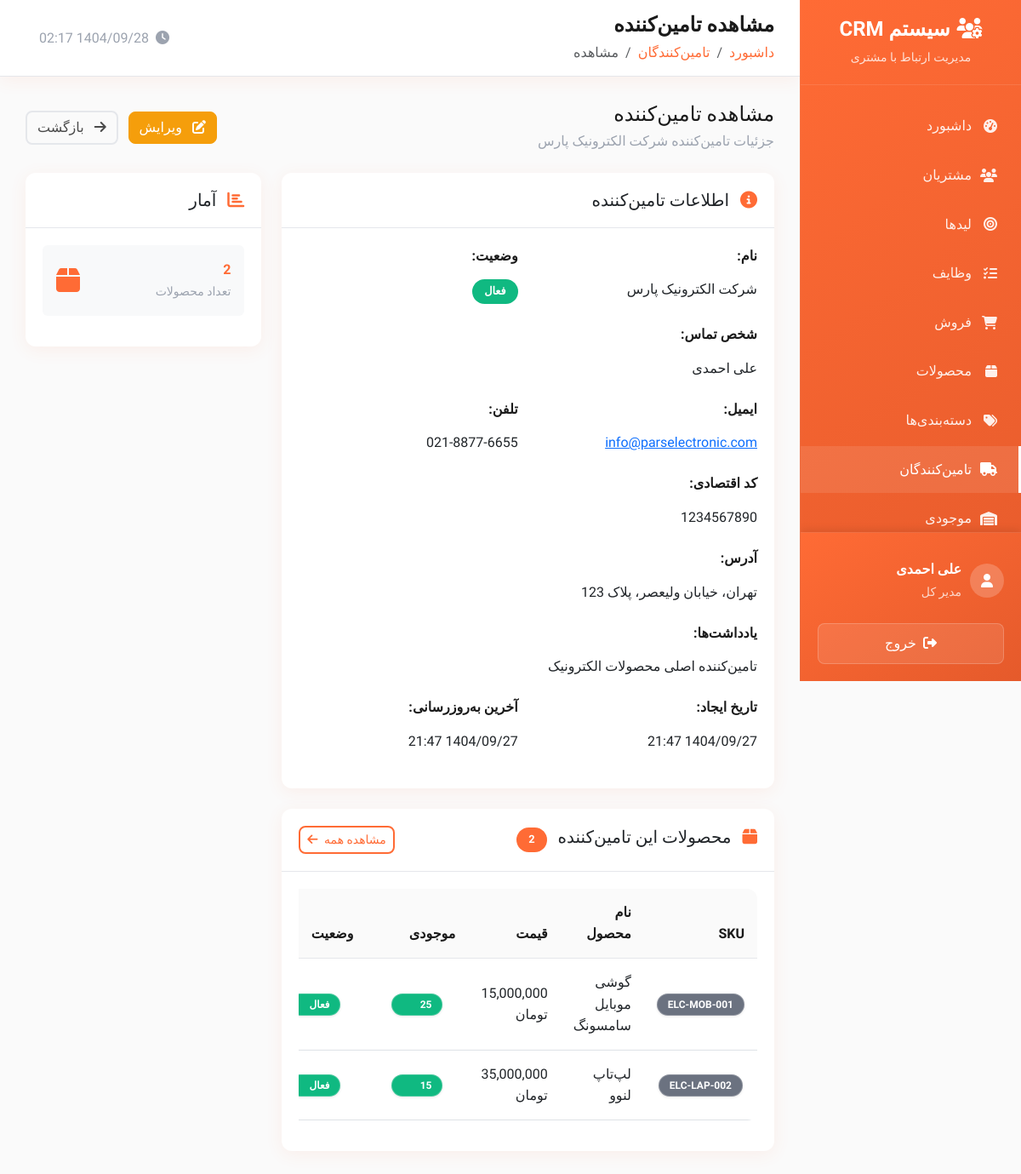
Page /public/supplier_view.php?id=1 (signed in) on the committed database.
### tables this page shows
CREATE TABLE users (
    id INT AUTO_INCREMENT PRIMARY KEY,
    username VARCHAR(50) UNIQUE NOT NULL,
    email VARCHAR(100) UNIQUE NOT NULL,
    password VARCHAR(255) NOT NULL,
    first_name VARCHAR(50) NOT NULL,
    last_name VARCHAR(50) NOT NULL,
    mobile VARCHAR(15),
    phone VARCHAR(20),
    avatar VARCHAR(255),
    role ENUM('admin', 'manager', 'sales', 'user') DEFAULT 'user',
    status ENUM('active', 'inactive', 'suspended') DEFAULT 'active',
    department VARCHAR(100),
    position VARCHAR(100),
    hire_date DATE,
    salary DECIMAL(10,2),
    address TEXT,
    notes TEXT,
    last_login DATETIME,
    failed_login_attempts INT DEFAULT 0,
    locked_until DATETIME NULL,
    created_at TIMESTAMP DEFAULT CURRENT_TIMESTAMP,
    updated_at TIMESTAMP DEFAULT CURRENT_TIMESTAMP ON UPDATE CURRENT_TIMESTAMP
);

CREATE TABLE suppliers (
    id INT AUTO_INCREMENT PRIMARY KEY,
    name VARCHAR(255) NOT NULL,
    contact_person VARCHAR(255) NULL,
    email VARCHAR(255) NULL,
    phone VARCHAR(20) NULL,
    address TEXT NULL,
    tax_number VARCHAR(50) NULL,
    notes TEXT NULL,
    is_active BOOLEAN DEFAULT TRUE,
    created_at TIMESTAMP DEFAULT CURRENT_TIMESTAMP,
    updated_at TIMESTAMP DEFAULT CURRENT_TIMESTAMP ON UPDATE CURRENT_TIMESTAMP,
    deleted_at TIMESTAMP NULL
);

CREATE TABLE products (
    id INT AUTO_INCREMENT PRIMARY KEY,
    name VARCHAR(255) NOT NULL,
    description TEXT,
    category VARCHAR(100),
    category_id INT NULL,
    supplier_id INT NULL,
    price DECIMAL(15,2) DEFAULT 0,
    cost_price DECIMAL(15,2) DEFAULT 0,
    purchase_price DECIMAL(15,2) DEFAULT 0,
    selling_price DECIMAL(15,2) DEFAULT 0,
    sku VARCHAR(100) UNIQUE NOT NULL,
    status ENUM('active', 'inactive', 'discontinued') DEFAULT 'active',
    stock_quantity INT DEFAULT 0,
    min_stock_level INT DEFAULT 5,
    max_stock_level INT NULL,
    unit VARCHAR(50) DEFAULT 'عدد',
    barcode VARCHAR(100),
    image VARCHAR(255) NULL,
    weight DECIMAL(10,3) DEFAULT 0,
    dimensions VARCHAR(100),
    tags TEXT,
    notes TEXT,
    is_active BOOLEAN DEFAULT TRUE,
    created_by INT,
    created_at TIMESTAMP DEFAULT CURRENT_TIMESTAMP,
    updated_at TIMESTAMP DEFAULT CURRENT_TIMESTAMP ON UPDATE CURRENT_TIMESTAMP,
    deleted_at TIMESTAMP NULL,
    FOREIGN KEY (created_by) REFERENCES users(id) ON DELETE SET NULL,
    FOREIGN KEY (category_id) REFERENCES categories(id) ON DELETE CASCADE ON UPDATE CASCADE,
    FOREIGN KEY (supplier_id) REFERENCES suppliers(id) ON DELETE CASCADE ON UPDATE CASCADE
);

### public/supplier_view.php (the view, shortened to what the rows shown need)
<?php
$supplier_id = (int)($_GET['id'] ?? 0);
$page_title = 'مشاهده تامین‌کننده';
require_once __DIR__ . '/../private/database.php';
require_once __DIR__ . '/../private/auth.php';
require_once __DIR__ . '/../private/functions.php';
try {
    $stmt = $pdo->prepare("SELECT * FROM suppliers WHERE id = ? AND deleted_at IS NULL");
    $stmt->execute([$supplier_id]);
    $supplier = $stmt->fetch();
    $stmt = $pdo->prepare("
        SELECT id, name, sku, price, stock_quantity, status
        FROM products
        WHERE supplier_id = ? AND deleted_at IS NULL
        ORDER BY created_at DESC
        LIMIT 20
    ");
    $stmt->execute([$supplier_id]);
    $products = $stmt->fetchAll();
} catch (PDOException $e) {
    error_log("خطا در دریافت اطلاعات تامین‌کننده: " . $e->getMessage());
    setMessage('خطا در بارگذاری اطلاعات', 'error');
    header('Location: suppliers.php');
    exit();
}
include __DIR__ . '/../private/header.php';
?>
<div class="d-flex justify-content-between align-items-center mb-4">
    <div>
        <h4 class="mb-1"><?php echo $page_title; ?></h4>
        <p class="text-muted mb-0">جزئیات تامین‌کننده <?php echo htmlspecialchars($supplier['name']); ?></p>
    </div>
</div>
<div class="row">
    <div class="col-lg-8">
        <div class="card mb-4">
            <div class="card-body">
                <div class="row">
                    <div class="col-md-6 mb-3">
                        <label class="form-label fw-bold">نام:</label>
                        <p class="form-control-plaintext"><?php echo htmlspecialchars($supplier['name']); ?></p>
                    </div>
                </div>
                <?php if ($supplier['contact_person']): ?>
                <div class="row">
                    <div class="col-md-6 mb-3">
                        <label class="form-label fw-bold">شخص تماس:</label>
                        <p class="form-control-plaintext"><?php echo htmlspecialchars($supplier['contact_person']); ?></p>
                    </div>
                </div>
                <?php endif; ?>
                <div class="row">
                    <?php if ($supplier['email']): ?>
                    <div class="col-md-6 mb-3">
                        <label class="form-label fw-bold">ایمیل:</label>
                        <p class="form-control-plaintext">
                            <a href="mailto:<?php echo htmlspecialchars($supplier['email']); ?>">
                                <?php echo htmlspecialchars($supplier['email']); ?>
                            </a>
                        </p>
                    </div>
                    <?php endif; ?>
                    <?php if ($supplier['phone']): ?>
                    <div class="col-md-6 mb-3">
                        <label class="form-label fw-bold">تلفن:</label>
                        <p class="form-control-plaintext"><?php echo formatPhone($supplier['phone']); ?></p>
                    </div>
                    <?php endif; ?>
                </div>
                <?php if ($supplier['tax_number']): ?>
                <div class="row">
                    <div class="col-md-6 mb-3">
                        <label class="form-label fw-bold">کد اقتصادی:</label>
                        <p class="form-control-plaintext"><?php echo htmlspecialchars($supplier['tax_number']); ?></p>
                    </div>
                </div>
                <?php endif; ?>
                <?php if ($supplier['address']): ?>
                <div class="mb-3">
                    <label class="form-label fw-bold">آدرس:</label>
                    <p class="form-control-plaintext"><?php echo nl2br(htmlspecialchars($supplier['address'])); ?></p>
                </div>
                <?php endif; ?>
                <?php if ($supplier['notes']): ?>
                <div class="mb-3">
                    <label class="form-label fw-bold">یادداشت‌ها:</label>
                    <p class="form-control-plaintext"><?php echo nl2br(htmlspecialchars($supplier['notes'])); ?></p>
                </div>
                <?php endif; ?>
                <div class="row">
                    <div class="col-md-6 mb-3">
                        <label class="form-label fw-bold">تاریخ ایجاد:</label>
                        <p class="form-control-plaintext"><?php echo formatPersianDate($supplier['created_at']); ?></p>
                    </div>
                    <div class="col-md-6 mb-3">
                        <label class="form-label fw-bold">آخرین به‌روزرسانی:</label>
                        <p class="form-control-plaintext"><?php echo formatPersianDate($supplier['updated_at']); ?></p>
                    </div>
                </div>
            </div>
        </div>
        <div class="card">
            <div class="card-body">
                <?php if (empty($products)): ?>
                    <div class="text-center text-muted py-4">
                        <i class="fas fa-box fa-3x mb-3"></i>
                        <p>محصولی از این تامین‌کننده وجود ندارد</p>
                    </div>
                <?php else: ?>
                    <div class="table-responsive">
                        <table class="table table-hover">
                            <thead>
                                <tr>
                                    <th>SKU</th>
                                    <th>نام محصول</th>
                                    <th>قیمت</th>
                                    <th>موجودی</th>
                                    <th>وضعیت</th>
                                </tr>
                            </thead>
                            <tbody>
                                <?php foreach ($products as $product): ?>
                                    <tr>
                                        <td><span class="badge bg-secondary"><?php echo htmlspecialchars($product['sku']); ?></span></td>
                                        <td><?php echo htmlspecialchars($product['name']); ?></td>
                                        <td><?php echo formatMoney($product['price']); ?></td>
                                        <td>
                                            <span class="badge bg-<?php echo $product['stock_quantity'] > 10 ? 'success' : ($product['stock_quantity'] > 0 ? 'warning' : 'danger'); ?>">
                                                <?php echo number_format($product['stock_quantity']); ?>
                                            </span>
                                        </td>
                                        <td>
                                            <span class="badge bg-<?php echo $product['status'] === 'active' ? 'success' : 'secondary'; ?>">
                                                <?php echo $product['status'] === 'active' ? 'فعال' : 'غیرفعال'; ?>
                                            </span>
                                        </td>
                                    </tr>
                                <?php endforeach; ?>
                            </tbody>
                        </table>
                    </div>
                <?php endif; ?>
            </div>
        </div>
    </div>
</div>
<?php include __DIR__ . '/../private/footer.php'; ?>

### private/header.php (shortened to what the rows shown need)
<?php
$current_user = getCurrentUser();
?>
<!DOCTYPE html>
<html lang="fa" dir="rtl">
<head>
    <link href="https://cdn.jsdelivr.net/npm/bootstrap@5.3.0/dist/css/bootstrap.rtl.min.css" rel="stylesheet">
    <link href="https://cdnjs.cloudflare.com/ajax/libs/font-awesome/6.4.0/css/all.min.css" rel="stylesheet">
    <link href="https://cdn.jsdelivr.net/npm/chart.js@3.9.1/dist/chart.min.css" rel="stylesheet">
</head>
<body>
    <div class="sidebar" id="sidebar">
            <?php if (hasRole('admin')): ?>
            <a href="settings.php" class="menu-item <?php echo basename($_SERVER['PHP_SELF']) == 'settings.php' ? 'active' : ''; ?>">
                <i class="fas fa-cog"></i>
                تنظیمات
            </a>
            <a href="users.php" class="menu-item <?php echo basename($_SERVER['PHP_SELF']) == 'users.php' ? 'active' : ''; ?>">
                <i class="fas fa-user-cog"></i>
                کاربران
            </a>
            <?php endif; ?>
        <div class="sidebar-user">
            <div class="user-info">
                <div>
                    <div class="fw-bold"><?php echo htmlspecialchars($current_user['first_name'] . ' ' . $current_user['last_name']); ?></div>
                    <small class="opacity-75"><?php echo getRoleTitle($current_user['role']); ?></small>
                </div>
            </div>
        </div>
    </div>
    <div class="main-content">
        <div class="top-nav d-flex justify-content-between align-items-center">
            <div>
                <h1 class="nav-title"><?php echo isset($page_title) ? $page_title : 'داشبورد'; ?></h1>
            </div>
        </div>
        <div class="content">

### rows in the picture
users: first_name+last_name "علی احمدی", role "مدیر کل"
suppliers: name "شرکت الکترونیک پارس", contact_person "علی احمدی", email "info@parselectronic.com", phone "021-8877-6655", tax_number "1234567890", address "تهران، خیابان ولیعصر، پلاک 123", notes "تامین‌کننده اصلی محصولات الکترونیک", created_at "1404/09/27 21:47", updated_at "1404/09/27 21:47"
products: sku "ELC-MOB-001", name "گوشی موبایل سامسونگ", price "15,000,000 تومان", stock_quantity "25", status "فعال"
products: sku "ELC-LAP-002", name "لپ‌تاپ لنوو", price "35,000,000 تومان", stock_quantity "15", status "فعال"

### other values in the picture
$page_title "مشاهده تامین‌کننده"
$item['title'] "داشبورد"
$item['title'] "تامین‌کنندگان"
$item['title'] "مشاهده"
$products_count "2"
